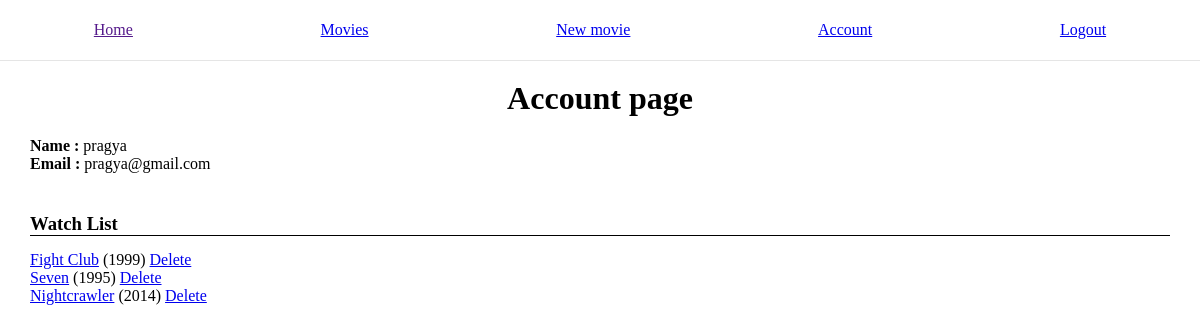
Screenshot of /account.php (signed in) with the database file from the repository.
### tables this page shows
CREATE TABLE `movies` (
  `id` int(11) NOT NULL,
  `title` varchar(255) NOT NULL,
  `description` text NOT NULL,
  `poster` varchar(255) NOT NULL,
  `release_date` date NOT NULL,
  `director_id` int(11) DEFAULT NULL
);

### account.php (the view, shortened to what this page needs)
<?php
require_once 'database.php';
$result = mysqli_query($conn, "SELECT movies.*
FROM users
INNER JOIN watchlist ON watchlist.user_id = users.id
INNER JOIN movies ON watchlist.movie_id = movies.id
WHERE email = '" . $_SESSION['email'] . "'");
$watchlist = mysqli_fetch_all($result, MYSQLI_ASSOC);
?>
<!DOCTYPE html>
<html lang="en">
<head>
    <link rel="stylesheet" href="./assets/css/global.css">
    <link rel="stylesheet" href="./assets/css/nav.css">
    <link rel="stylesheet" href="./assets/css/account.css">
</head>
<body class="container">
    <?php require_once 'nav.php'; ?>
    <h1>Account page</h1>
    <p>
        <strong>Name : </strong>
        <?= $_SESSION['name'] ?>
    </p>
    <p>
        <strong>Email : </strong>
        <?= $_SESSION['email'] ?>
    </p>
    <div id="watch-list">
        <h3>Watch List</h3>
        <?php foreach ($watchlist as $movieToWatch) : ?>
            <div class="watchlist-card">
                <p><a href="./movie-details.php?id=<?= $movieToWatch['id']; ?>"><?= $movieToWatch['title']; ?></a> (<?= substr($movieToWatch['release_date'], 0, 4) ?>) <a href="./delete-movie-watchlist.php?id=<?= $movieToWatch['id']; ?>">Delete</a></p>
            </div>
        <?php endforeach; ?>
    </div>
</body>
</html>

### assets/css/global.css (style rules this page uses)
* { margin: 0; padding: 0; }
html, body { height: 100%; }
p, h1, h2, h3, h4, h5, h6 { overflow-wrap: break-word; }
h1 { margin-top: 80px; margin-bottom: 20px; text-align: center; }
.container { padding: 0px 30px; }

### assets/css/account.css (style rules this page uses)
#watch-list { margin: 40px 0px; }
#watch-list h3 { margin-bottom: 15px; border-bottom: 1px solid black; }

### rows the page displays
movies: title "Fight Club", release_date "1999"
movies: title "Seven", release_date "1995"
movies: title "Nightcrawler", release_date "2014"

### other values shown
$_SESSION['name'] "pragya"
$_SESSION['email'] "pragya@gmail.com"
